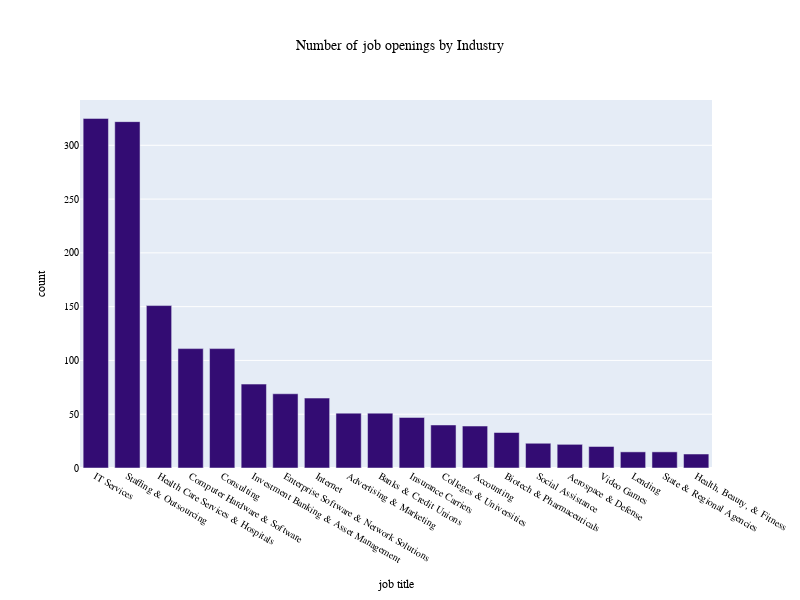

The notebook cell saved with this chart:
### Code cell
fig = go.Figure()

fig.add_trace(go.Bar(x=df['Industry'].value_counts().head(20).index,
       y=df['Industry'].value_counts().head(20).values,
       marker_color = '#330C73'))

fig.update_layout(
    
    height=600, width=800, title_text='Number of job openings by Industry',
    
    xaxis_title='job title', yaxis_title="count", title_x = 0.5,
    
    font=dict(
            family="Courier New, monospace",
            size=10,
            color="black"
        
))

### Figure 1 — Plotly figure (JSON) as saved in the notebook; plotly's stock layout.template omitted (floating-point values rounded to 4 significant figures)
{"data": [{"marker": {"color": "#330C73"}, "type": "bar", "x": ["IT Services", "Staffing & Outsourcing", "Health Care Services & Hospitals", "Computer Hardware & Software", "Consulting", "Investment Banking & Asset Management", "Enterprise Software & Network Solutions", "Internet", "Advertising & Marketing", "Banks & Credit Unions", "Insurance Carriers", "Colleges & Universities", "Accounting", "Biotech & Pharmaceuticals", "Social Assistance", "Aerospace & Defense", "Video Games", "Lending", "State & Regional Agencies", "Health, Beauty, & Fitness"], "y": [325, 322, 151, 111, 111, 78, 69, 65, 51, 51, 47, 40, 39, 33, 23, 22, 20, 15, 15, 13]}], "layout": {"font": {"color": "black", "family": "Courier New, monospace", "size": 10}, "height": 600, "title": {"text": "Number of job openings by Industry", "x": 0.5}, "width": 800, "xaxis": {"title": {"text": "job title"}}, "yaxis": {"title": {"text": "count"}}}}
